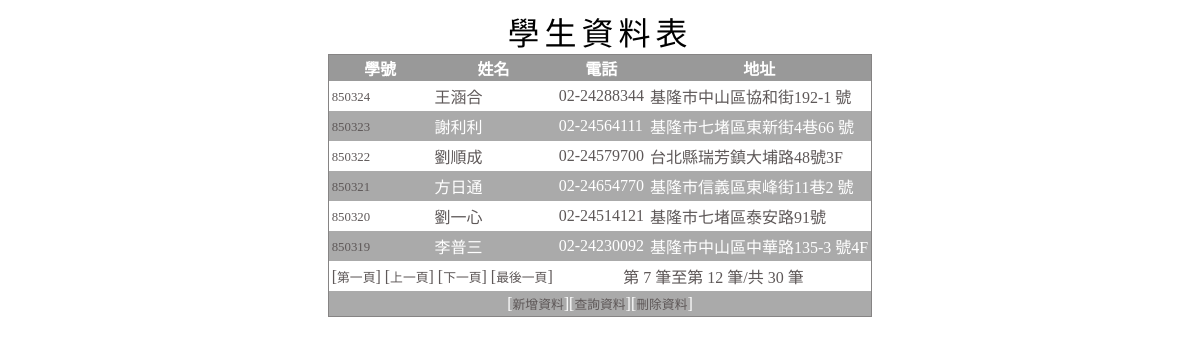
The app's page /studentdb/index.php?pageNum_Recordset1=1&totalRows_Recordset1=30 with its own data.
### tables this page shows
CREATE TABLE `student` (
  `studno` int(11) NOT NULL,
  `name` char(10) default NULL,
  `phone` char(13) default NULL,
  `address` varchar(60) default NULL,
  PRIMARY KEY  (`studno`),
  KEY `name` (`name`)
);

### studentdb/index.php (the view, shortened to what this page needs)
<?php require_once('Connections/studentdb.php'); ?>
<?php
$currentPage = $_SERVER["PHP_SELF"];
$maxRows_Recordset1 = 6;
$pageNum_Recordset1 = 0;
if (isset($_GET['pageNum_Recordset1'])) {
  $pageNum_Recordset1 = $_GET['pageNum_Recordset1'];
}
$startRow_Recordset1 = $pageNum_Recordset1 * $maxRows_Recordset1;
$query_Recordset1 = "SELECT * FROM student ORDER BY studno DESC";
$query_limit_Recordset1 = sprintf("%s LIMIT %d, %d", $query_Recordset1, $startRow_Recordset1, $maxRows_Recordset1);
$Recordset1 = mysql_query($query_limit_Recordset1, $studentdb) or die(mysql_error());
$row_Recordset1 = mysql_fetch_assoc($Recordset1);
if (isset($_GET['totalRows_Recordset1'])) {
  $totalRows_Recordset1 = $_GET['totalRows_Recordset1'];
} else {
  $all_Recordset1 = mysql_query($query_Recordset1);
  $totalRows_Recordset1 = mysql_num_rows($all_Recordset1);
}
$totalPages_Recordset1 = ceil($totalRows_Recordset1/$maxRows_Recordset1)-1;
$queryString_Recordset1 = "";
$queryString_Recordset1 = sprintf("&totalRows_Recordset1=%d%s", $totalRows_Recordset1, $queryString_Recordset1);
?>
<!doctype html>
<html>
<head>
</head>
<body>
<table summary="學生資料表摘要" class="ttt">
    <caption>
      學生資料表
    </caption>
    <tbody>
      <tr>
        <th>學號</th>
        <th>姓名</th>
        <th>電話</th>
        <th>地址</th>
      </tr>
      <?php do { ?>
      <tr>
        <td><a href="dataUpdate.php?studno=<?php echo $row_Recordset1['studno']; ?>"><?php echo $row_Recordset1['studno']; ?></a></td>
        <td><?php echo $row_Recordset1['name']; ?></td>
        <td><?php echo $row_Recordset1['phone']; ?></td>
        <td><?php echo $row_Recordset1['address']; ?></td>
      </tr>
      <?php } while ($row_Recordset1 = mysql_fetch_assoc($Recordset1)); ?>
      <tr>
      	<td colspan="2" align="center">
        [<a href="<?php printf("%s?pageNum_Recordset1=%d%s", $currentPage, 0, $queryString_Recordset1); ?>">第一頁</a>]
        [<a href="<?php printf("%s?pageNum_Recordset1=%d%s", $currentPage, max(0, $pageNum_Recordset1 - 1), $queryString_Recordset1); ?>">上一頁</a>]
        [<a href="<?php printf("%s?pageNum_Recordset1=%d%s", $currentPage, min($totalPages_Recordset1, $pageNum_Recordset1 + 1), $queryString_Recordset1); ?>">下一頁</a>]
        [<a href="<?php printf("%s?pageNum_Recordset1=%d%s", $currentPage, $totalPages_Recordset1, $queryString_Recordset1); ?>">最後一頁</a>]
        </td>
        <td colspan="2" align="center">第&nbsp;<?php echo ($startRow_Recordset1 + 1) ?>&nbsp;筆至第&nbsp;<?php echo min($startRow_Recordset1 + $maxRows_Recordset1, $totalRows_Recordset1) ?>&nbsp;筆/共&nbsp;<?php echo $totalRows_Recordset1 ?>&nbsp;筆</td>
      </tr>
      <tr>
        <td colspan="4" align="center">[<a href="dataInsert.php">新增資料</a>][<a href="dataQuery.php">查詢資料</a>][<a href="dataDelete.php">刪除資料</a>]</td></tr>
    </tbody>
  </table>
</body>
</html>

### studentdb/index.php (style rules this page uses)
.ttt { margin:0 auto; border:1px solid #868484; border-collapse:collapse; }
.ttt caption { font-size:2em; letter-spacing:5px; font-family:Baskerville, "Palatino Linotype", Palatino, "Century Schoolbook L", "Times New Roman", serif; }
.ttt td { padding:3px; }
.ttt th { background:#999999; color:white; }
.ttt tr:nth-of-type(odd) { background:#aaa; color:white; }
.ttt tr:nth-of-type(even) { background:#fff; color:#5E5858; }
.ttt a { color:#5E5858; text-decoration:none; font-size:0.8em; }

### records on screen
student: studno "850324", name "王涵合", phone "02-24288344", address "基隆市中山區協和街192-1 號"
student: studno "850323", name "謝利利", phone "02-24564111", address "基隆市七堵區東新街4巷66 號"
student: studno "850322", name "劉順成", phone "02-24579700", address "台北縣瑞芳鎮大埔路48號3F"
student: studno "850321", name "方日通", phone "02-24654770", address "基隆市信義區東峰街11巷2 號"
student: studno "850320", name "劉一心", phone "02-24514121", address "基隆市七堵區泰安路91號"
student: studno "850319", name "李普三", phone "02-24230092", address "基隆市中山區中華路135-3 號4F"

### other values on screen
$startRow_Recordset1 + 1 "7"
min($startRow_Recordset1 + $maxRows_Recordset1, $totalRows_Recordset1) "12"
$totalRows_Recordset1 "30"
